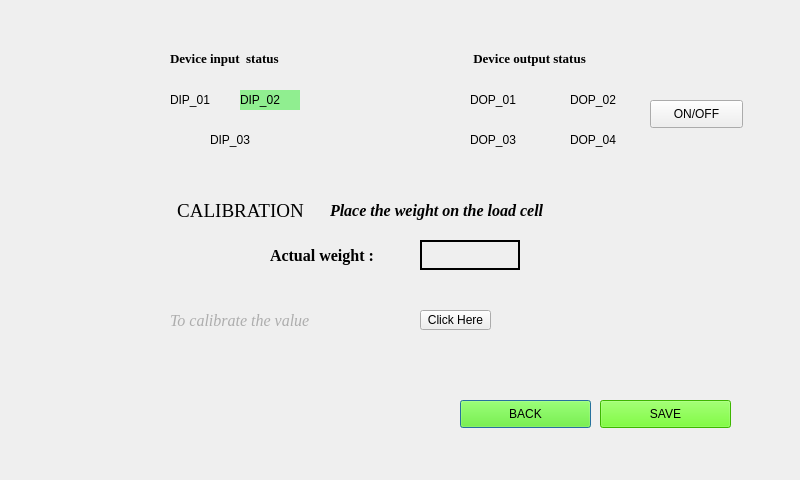
<?xml version="1.0" encoding="UTF-8"?>
<ui version="4.0">
 <class>Dialog</class>
 <widget class="QDialog" name="Dialog">
  <property name="geometry">
   <rect>
    <x>0</x>
    <y>0</y>
    <width>800</width>
    <height>480</height>
   </rect>
  </property>
  <property name="windowTitle">
   <string>Dialog</string>
  </property>
  <widget class="QLabel" name="label">
   <property name="geometry">
    <rect>
     <x>-20</x>
     <y>180</y>
     <width>521</width>
     <height>61</height>
    </rect>
   </property>
   <property name="font">
    <font>
     <family>Times New Roman</family>
     <pointsize>14</pointsize>
     <weight>50</weight>
     <bold>false</bold>
    </font>
   </property>
   <property name="text">
    <string>CALIBRATION</string>
   </property>
   <property name="alignment">
    <set>Qt::AlignCenter</set>
   </property>
  </widget>
  <widget class="QLabel" name="weightlabel">
   <property name="geometry">
    <rect>
     <x>420</x>
     <y>240</y>
     <width>100</width>
     <height>30</height>
    </rect>
   </property>
   <property name="styleSheet">
    <string notr="true">border: 2px solid black;</string>
   </property>
   <property name="text">
    <string/>
   </property>
  </widget>
  <widget class="QPushButton" name="backbutton3">
   <property name="geometry">
    <rect>
     <x>460</x>
     <y>400</y>
     <width>131</width>
     <height>28</height>
    </rect>
   </property>
   <property name="autoFillBackground">
    <bool>false</bool>
   </property>
   <property name="styleSheet">
    <string notr="true">background-color: rgb(85, 255, 0);</string>
   </property>
   <property name="text">
    <string>BACK</string>
   </property>
   <property name="checkable">
    <bool>false</bool>
   </property>
  </widget>
  <widget class="QPushButton" name="savebutton">
   <property name="geometry">
    <rect>
     <x>600</x>
     <y>400</y>
     <width>131</width>
     <height>28</height>
    </rect>
   </property>
   <property name="autoFillBackground">
    <bool>false</bool>
   </property>
   <property name="styleSheet">
    <string notr="true">background-color: rgb(85, 255, 0);</string>
   </property>
   <property name="text">
    <string>SAVE</string>
   </property>
   <property name="checkable">
    <bool>false</bool>
   </property>
  </widget>
  <widget class="QPushButton" name="clickherebutton">
   <property name="geometry">
    <rect>
     <x>420</x>
     <y>310</y>
     <width>71</width>
     <height>20</height>
    </rect>
   </property>
   <property name="text">
    <string>Click Here</string>
   </property>
  </widget>
  <widget class="QLabel" name="valuelabel">
   <property name="geometry">
    <rect>
     <x>270</x>
     <y>240</y>
     <width>200</width>
     <height>30</height>
    </rect>
   </property>
   <property name="font">
    <font>
     <family>Times New Roman</family>
     <pointsize>12</pointsize>
     <weight>75</weight>
     <bold>true</bold>
    </font>
   </property>
   <property name="styleSheet">
    <string notr="true">border: 0px solid black;</string>
   </property>
   <property name="text">
    <string>Actual weight :</string>
   </property>
  </widget>
  <widget class="QLabel" name="label_2">
   <property name="geometry">
    <rect>
     <x>330</x>
     <y>200</y>
     <width>311</width>
     <height>21</height>
    </rect>
   </property>
   <property name="font">
    <font>
     <family>Times New Roman</family>
     <pointsize>12</pointsize>
     <weight>75</weight>
     <italic>true</italic>
     <bold>true</bold>
    </font>
   </property>
   <property name="text">
    <string>Place the weight on the load cell</string>
   </property>
  </widget>
  <widget class="QLabel" name="calibratelabel">
   <property name="geometry">
    <rect>
     <x>170</x>
     <y>310</y>
     <width>251</width>
     <height>20</height>
    </rect>
   </property>
   <property name="font">
    <font>
     <family>Times New Roman</family>
     <pointsize>12</pointsize>
     <italic>true</italic>
    </font>
   </property>
   <property name="styleSheet">
    <string notr="true">color: rgb(173, 173, 173);</string>
   </property>
   <property name="text">
    <string>To calibrate the value</string>
   </property>
  </widget>
  <widget class="QLabel" name="op">
   <property name="geometry">
    <rect>
     <x>470</x>
     <y>50</y>
     <width>161</width>
     <height>16</height>
    </rect>
   </property>
   <property name="font">
    <font>
     <family>Times New Roman</family>
     <pointsize>10</pointsize>
     <weight>75</weight>
     <bold>true</bold>
    </font>
   </property>
   <property name="text">
    <string> Device output status </string>
   </property>
  </widget>
  <widget class="QLabel" name="DOP1label">
   <property name="geometry">
    <rect>
     <x>470</x>
     <y>90</y>
     <width>60</width>
     <height>20</height>
    </rect>
   </property>
   <property name="text">
    <string>DOP_01</string>
   </property>
  </widget>
  <widget class="QLabel" name="DOP2label">
   <property name="geometry">
    <rect>
     <x>570</x>
     <y>90</y>
     <width>60</width>
     <height>20</height>
    </rect>
   </property>
   <property name="text">
    <string>DOP_02</string>
   </property>
  </widget>
  <widget class="QLabel" name="DOP3label">
   <property name="geometry">
    <rect>
     <x>470</x>
     <y>130</y>
     <width>60</width>
     <height>20</height>
    </rect>
   </property>
   <property name="text">
    <string>DOP_03</string>
   </property>
  </widget>
  <widget class="QLabel" name="DOP4label">
   <property name="geometry">
    <rect>
     <x>570</x>
     <y>130</y>
     <width>60</width>
     <height>20</height>
    </rect>
   </property>
   <property name="text">
    <string>DOP_04</string>
   </property>
  </widget>
  <widget class="QLabel" name="label_3">
   <property name="geometry">
    <rect>
     <x>170</x>
     <y>50</y>
     <width>161</width>
     <height>16</height>
    </rect>
   </property>
   <property name="font">
    <font>
     <family>Times New Roman</family>
     <pointsize>10</pointsize>
     <weight>75</weight>
     <bold>true</bold>
    </font>
   </property>
   <property name="text">
    <string>Device input  status</string>
   </property>
  </widget>
  <widget class="QLabel" name="DIP2label">
   <property name="geometry">
    <rect>
     <x>240</x>
     <y>90</y>
     <width>60</width>
     <height>20</height>
    </rect>
   </property>
   <property name="styleSheet">
    <string notr="true">background-color: lightgreen;</string>
   </property>
   <property name="text">
    <string>DIP_02</string>
   </property>
  </widget>
  <widget class="QLabel" name="DIP3label">
   <property name="geometry">
    <rect>
     <x>210</x>
     <y>130</y>
     <width>60</width>
     <height>20</height>
    </rect>
   </property>
   <property name="text">
    <string>DIP_03</string>
   </property>
  </widget>
  <widget class="QLabel" name="DIP1label">
   <property name="geometry">
    <rect>
     <x>170</x>
     <y>90</y>
     <width>60</width>
     <height>20</height>
    </rect>
   </property>
   <property name="text">
    <string>DIP_01</string>
   </property>
  </widget>
  <widget class="QPushButton" name="clickedbutton">
   <property name="geometry">
    <rect>
     <x>650</x>
     <y>100</y>
     <width>93</width>
     <height>28</height>
    </rect>
   </property>
   <property name="text">
    <string>ON/OFF</string>
   </property>
  </widget>
 </widget>
 <resources/>
 <connections/>
</ui>
